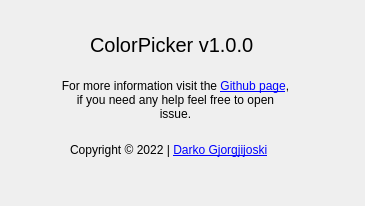
<?xml version="1.0" encoding="UTF-8"?>
<ui version="4.0">
 <class>DialogAbout</class>
 <widget class="QDialog" name="DialogAbout">
  <property name="geometry">
   <rect>
    <x>0</x>
    <y>0</y>
    <width>365</width>
    <height>206</height>
   </rect>
  </property>
  <property name="windowTitle">
   <string>About ColorPicker</string>
  </property>
  <widget class="QLabel" name="label">
   <property name="geometry">
    <rect>
     <x>70</x>
     <y>140</y>
     <width>241</width>
     <height>21</height>
    </rect>
   </property>
   <property name="text">
    <string>&lt;html&gt;&lt;head/&gt;&lt;body&gt;&lt;p&gt;Copyright &amp;copy; 2022 | &lt;a href=&quot;https://darkog.com/&quot;&gt;&lt;span style=&quot; text-decoration: underline; color:#0000ff;&quot;&gt;Darko Gjorgjijoski&lt;/span&gt;&lt;/a&gt;&lt;/p&gt;&lt;/body&gt;&lt;/html&gt;</string>
   </property>
  </widget>
  <widget class="QLabel" name="label_2">
   <property name="geometry">
    <rect>
     <x>90</x>
     <y>20</y>
     <width>171</width>
     <height>51</height>
    </rect>
   </property>
   <property name="styleSheet">
    <string notr="true">font-size:20px;</string>
   </property>
   <property name="text">
    <string>ColorPicker v1.0.0</string>
   </property>
   <property name="textFormat">
    <enum>Qt::RichText</enum>
   </property>
  </widget>
  <widget class="QLabel" name="label_3">
   <property name="geometry">
    <rect>
     <x>60</x>
     <y>70</y>
     <width>231</width>
     <height>61</height>
    </rect>
   </property>
   <property name="text">
    <string>&lt;html&gt;&lt;head/&gt;&lt;body&gt;&lt;p align=&quot;center&quot;&gt;For more information visit the &lt;a href=&quot;https://github.com/gdarko/ColorPicker&quot;&gt;&lt;span style=&quot; text-decoration: underline; color:#0000ff;&quot;&gt;Github page&lt;/span&gt;&lt;/a&gt;, if you need any help feel free to open issue.&lt;/p&gt;&lt;/body&gt;&lt;/html&gt;</string>
   </property>
   <property name="wordWrap">
    <bool>true</bool>
   </property>
  </widget>
 </widget>
 <resources/>
 <connections/>
</ui>
